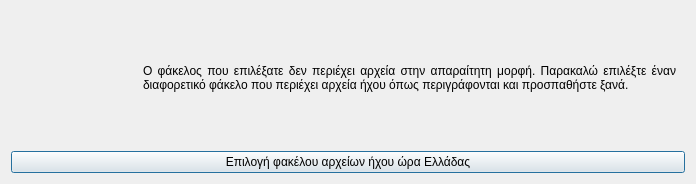
<?xml version="1.0" encoding="UTF-8"?>
<ui version="4.0">
 <class>Dialog</class>
 <widget class="QDialog" name="Dialog">
  <property name="geometry">
   <rect>
    <x>0</x>
    <y>0</y>
    <width>696</width>
    <height>184</height>
   </rect>
  </property>
  <property name="windowTitle">
   <string>Λάθος δεδομένα</string>
  </property>
  <property name="windowIcon">
   <iconset resource="../../../../icons.qrc">
    <normaloff>:/rest-windows/assets/images/rest-windows/information.png</normaloff>:/rest-windows/assets/images/rest-windows/information.png</iconset>
  </property>
  <layout class="QGridLayout" name="gridLayout">
   <item row="0" column="0">
    <widget class="QFrame" name="frame">
     <property name="styleSheet">
      <string notr="true">QFrame{border:0px;}</string>
     </property>
     <property name="frameShape">
      <enum>QFrame::StyledPanel</enum>
     </property>
     <property name="frameShadow">
      <enum>QFrame::Raised</enum>
     </property>
     <layout class="QHBoxLayout" name="horizontalLayout">
      <item>
       <widget class="QLabel" name="image_label">
        <property name="maximumSize">
         <size>
          <width>117</width>
          <height>117</height>
         </size>
        </property>
        <property name="text">
         <string/>
        </property>
        <property name="pixmap">
         <pixmap resource="../../../../icons.qrc">:/rest-windows/assets/images/rest-windows/information.png</pixmap>
        </property>
        <property name="scaledContents">
         <bool>true</bool>
        </property>
       </widget>
      </item>
      <item>
       <widget class="QLabel" name="label">
        <property name="text">
         <string>Ο φάκελος που επιλέξατε δεν περιέχει αρχεία στην απαραίτητη μορφή. Παρακαλώ επιλέξτε έναν διαφορετικό φάκελο που περιέχει αρχεία ήχου όπως περιγράφονται και προσπαθήστε ξανά.</string>
        </property>
        <property name="alignment">
         <set>Qt::AlignJustify|Qt::AlignVCenter</set>
        </property>
        <property name="wordWrap">
         <bool>true</bool>
        </property>
       </widget>
      </item>
     </layout>
    </widget>
   </item>
   <item row="1" column="0">
    <widget class="QPushButton" name="ok">
     <property name="text">
      <string>Επιλογή φακέλου αρχείων ήχου ώρα Ελλάδας</string>
     </property>
     <property name="icon">
      <iconset resource="../../../../icons.qrc">
       <normaloff>:/rest-windows/assets/images/rest-windows/select-file.png</normaloff>:/rest-windows/assets/images/rest-windows/select-file.png</iconset>
     </property>
    </widget>
   </item>
  </layout>
 </widget>
 <tabstops>
  <tabstop>ok</tabstop>
 </tabstops>
 <resources>
  <include location="../../../../icons.qrc"/>
  <include location="../../../../icons.qrc"/>
  <include location="../../../../icons.qrc"/>
  <include location="../../../../icons.qrc"/>
  <include location="../../../../icons.qrc"/>
 </resources>
 <connections/>
</ui>
